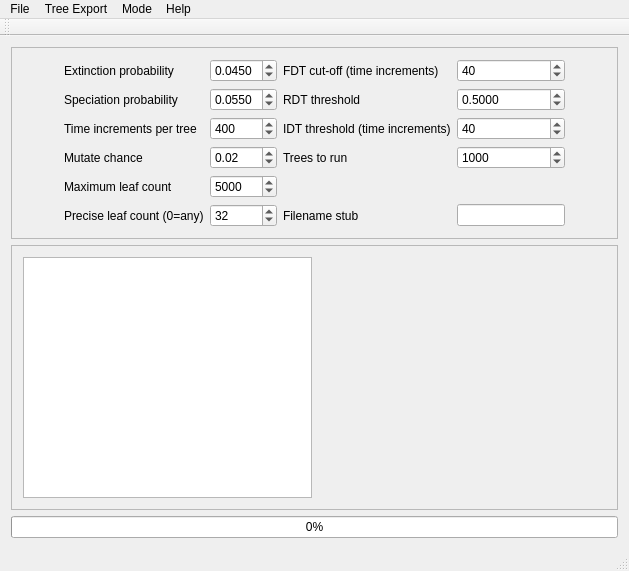
<?xml version="1.0" encoding="UTF-8"?>
<ui version="4.0">
 <class>MainWindow</class>
 <widget class="QMainWindow" name="MainWindow">
  <property name="geometry">
   <rect>
    <x>0</x>
    <y>0</y>
    <width>629</width>
    <height>571</height>
   </rect>
  </property>
  <property name="windowTitle">
   <string>MBL2017v2</string>
  </property>
  <widget class="QWidget" name="centralWidget">
   <layout class="QVBoxLayout" name="verticalLayout">
    <item>
     <widget class="QFrame" name="frame">
      <property name="frameShape">
       <enum>QFrame::StyledPanel</enum>
      </property>
      <property name="frameShadow">
       <enum>QFrame::Raised</enum>
      </property>
      <layout class="QGridLayout" name="gridLayout">
       <item row="0" column="1">
        <widget class="QLabel" name="label_2">
         <property name="text">
          <string>Extinction probability</string>
         </property>
        </widget>
       </item>
       <item row="0" column="5">
        <widget class="QLabel" name="label_9">
         <property name="text">
          <string>FDT cut-off (time increments)</string>
         </property>
        </widget>
       </item>
       <item row="1" column="1">
        <widget class="QLabel" name="label_3">
         <property name="text">
          <string>Speciation probability</string>
         </property>
        </widget>
       </item>
       <item row="1" column="5">
        <widget class="QLabel" name="label_4">
         <property name="text">
          <string>RDT threshold</string>
         </property>
        </widget>
       </item>
       <item row="2" column="5">
        <widget class="QLabel" name="label_5">
         <property name="text">
          <string>IDT threshold (time increments)</string>
         </property>
        </widget>
       </item>
       <item row="2" column="6">
        <widget class="QSpinBox" name="threshold_idt">
         <property name="minimum">
          <number>1</number>
         </property>
         <property name="maximum">
          <number>500</number>
         </property>
         <property name="value">
          <number>40</number>
         </property>
        </widget>
       </item>
       <item row="0" column="3">
        <widget class="QDoubleSpinBox" name="extinctchance">
         <property name="decimals">
          <number>4</number>
         </property>
         <property name="maximum">
          <double>1.000000000000000</double>
         </property>
         <property name="singleStep">
          <double>0.001000000000000</double>
         </property>
         <property name="value">
          <double>0.045000000000000</double>
         </property>
        </widget>
       </item>
       <item row="2" column="1">
        <widget class="QLabel" name="label_6">
         <property name="text">
          <string>Time increments per tree</string>
         </property>
        </widget>
       </item>
       <item row="2" column="3">
        <widget class="QSpinBox" name="time_increments">
         <property name="minimum">
          <number>1</number>
         </property>
         <property name="maximum">
          <number>10000</number>
         </property>
         <property name="value">
          <number>400</number>
         </property>
        </widget>
       </item>
       <item row="4" column="3">
        <widget class="QSpinBox" name="maxleaves">
         <property name="minimum">
          <number>1</number>
         </property>
         <property name="maximum">
          <number>1000000</number>
         </property>
         <property name="value">
          <number>5000</number>
         </property>
        </widget>
       </item>
       <item row="0" column="6">
        <widget class="QSpinBox" name="threshold_abs">
         <property name="minimum">
          <number>1</number>
         </property>
         <property name="maximum">
          <number>500</number>
         </property>
         <property name="value">
          <number>40</number>
         </property>
        </widget>
       </item>
       <item row="1" column="6">
        <widget class="QDoubleSpinBox" name="RDT_threshold">
         <property name="decimals">
          <number>4</number>
         </property>
         <property name="maximum">
          <double>1.000000000000000</double>
         </property>
         <property name="singleStep">
          <double>0.001000000000000</double>
         </property>
         <property name="value">
          <double>0.500000000000000</double>
         </property>
        </widget>
       </item>
       <item row="1" column="3">
        <widget class="QDoubleSpinBox" name="speciatechance">
         <property name="decimals">
          <number>4</number>
         </property>
         <property name="maximum">
          <double>1.000000000000000</double>
         </property>
         <property name="singleStep">
          <double>0.001000000000000</double>
         </property>
         <property name="value">
          <double>0.055000000000000</double>
         </property>
        </widget>
       </item>
       <item row="5" column="3">
        <widget class="QSpinBox" name="precise_leaf_count">
         <property name="minimum">
          <number>0</number>
         </property>
         <property name="maximum">
          <number>5000</number>
         </property>
         <property name="value">
          <number>32</number>
         </property>
        </widget>
       </item>
       <item row="4" column="1">
        <widget class="QLabel" name="label_8">
         <property name="text">
          <string>Maximum leaf count</string>
         </property>
        </widget>
       </item>
       <item row="5" column="1">
        <widget class="QLabel" name="label_11">
         <property name="text">
          <string>Precise leaf count (0=any)</string>
         </property>
        </widget>
       </item>
       <item row="3" column="1">
        <widget class="QLabel" name="label_10">
         <property name="text">
          <string>Mutate chance</string>
         </property>
        </widget>
       </item>
       <item row="3" column="3">
        <widget class="QDoubleSpinBox" name="mutatechance">
         <property name="maximum">
          <double>1.000000000000000</double>
         </property>
         <property name="singleStep">
          <double>0.010000000000000</double>
         </property>
         <property name="value">
          <double>0.020000000000000</double>
         </property>
        </widget>
       </item>
       <item row="5" column="5">
        <widget class="QLabel" name="label_13">
         <property name="text">
          <string>Filename stub</string>
         </property>
        </widget>
       </item>
       <item row="5" column="6">
        <widget class="QLineEdit" name="stub"/>
       </item>
       <item row="3" column="6">
        <widget class="QSpinBox" name="generations">
         <property name="minimum">
          <number>1</number>
         </property>
         <property name="maximum">
          <number>1000000</number>
         </property>
         <property name="value">
          <number>1000</number>
         </property>
        </widget>
       </item>
       <item row="3" column="5">
        <widget class="QLabel" name="label_7">
         <property name="text">
          <string>Trees to run</string>
         </property>
        </widget>
       </item>
       <item row="3" column="0">
        <spacer name="horizontalSpacer">
         <property name="orientation">
          <enum>Qt::Horizontal</enum>
         </property>
         <property name="sizeHint" stdset="0">
          <size>
           <width>40</width>
           <height>20</height>
          </size>
         </property>
        </spacer>
       </item>
       <item row="3" column="7">
        <spacer name="horizontalSpacer_2">
         <property name="orientation">
          <enum>Qt::Horizontal</enum>
         </property>
         <property name="sizeHint" stdset="0">
          <size>
           <width>40</width>
           <height>20</height>
          </size>
         </property>
        </spacer>
       </item>
      </layout>
     </widget>
    </item>
    <item>
     <widget class="QFrame" name="frame_2">
      <property name="frameShape">
       <enum>QFrame::StyledPanel</enum>
      </property>
      <property name="frameShadow">
       <enum>QFrame::Raised</enum>
      </property>
      <layout class="QHBoxLayout" name="horizontalLayout">
       <item>
        <widget class="QTextEdit" name="textEdit">
         <property name="sizePolicy">
          <sizepolicy hsizetype="Expanding" vsizetype="Expanding">
           <horstretch>0</horstretch>
           <verstretch>0</verstretch>
          </sizepolicy>
         </property>
        </widget>
       </item>
       <item>
        <widget class="QCustomPlot" name="widget" native="true">
         <property name="sizePolicy">
          <sizepolicy hsizetype="Expanding" vsizetype="Expanding">
           <horstretch>0</horstretch>
           <verstretch>0</verstretch>
          </sizepolicy>
         </property>
        </widget>
       </item>
      </layout>
     </widget>
    </item>
    <item>
     <widget class="QProgressBar" name="progressBar">
      <property name="value">
       <number>0</number>
      </property>
     </widget>
    </item>
   </layout>
  </widget>
  <widget class="QMenuBar" name="menuBar">
   <property name="geometry">
    <rect>
     <x>0</x>
     <y>0</y>
     <width>629</width>
     <height>22</height>
    </rect>
   </property>
   <widget class="QMenu" name="menuFile">
    <property name="title">
     <string>File</string>
    </property>
    <addaction name="actionStart"/>
    <addaction name="actionStop"/>
    <addaction name="separator"/>
    <addaction name="actionChart_to_PDF"/>
    <addaction name="separator"/>
    <addaction name="actionExit"/>
   </widget>
   <widget class="QMenu" name="menuTree_Export">
    <property name="title">
     <string>Tree Export</string>
    </property>
    <widget class="QMenu" name="menuExport_Format">
     <property name="title">
      <string>Tree Export Format</string>
     </property>
     <addaction name="actionNewick"/>
     <addaction name="actionPhyloXML"/>
     <addaction name="actionTNT_tre"/>
     <addaction name="actionTNT_MrBayes"/>
    </widget>
    <addaction name="actionExport_Trees"/>
    <addaction name="menuExport_Format"/>
    <addaction name="actionSet_Export_Folder_2"/>
   </widget>
   <widget class="QMenu" name="menuMoe">
    <property name="title">
     <string>Mode</string>
    </property>
    <widget class="QMenu" name="menuTable_Output">
     <property name="title">
      <string>Taxonomy schemes</string>
     </property>
     <addaction name="action_UseRDT"/>
     <addaction name="action_UseFDT"/>
     <addaction name="action_UseIDT"/>
     <addaction name="action_UseUnclassified"/>
    </widget>
    <addaction name="menuTable_Output"/>
    <addaction name="separator"/>
    <addaction name="actionThrow_away_trees_hitting_leaf_limit"/>
    <addaction name="actionContinue_until_correct_number_of_trees"/>
    <addaction name="separator"/>
    <addaction name="actionLogged"/>
    <addaction name="actionOutput_result_per_tree"/>
    <addaction name="actionOutputFrequencyTables"/>
    <addaction name="separator"/>
    <addaction name="actionOutput_Genus_Size_to_Tree_Size_Tables"/>
    <addaction name="actionCombine_Tables_into_File"/>
    <addaction name="actionOutput_max_genus_sizes_per_tree"/>
   </widget>
   <widget class="QMenu" name="menuHelp">
    <property name="title">
     <string>Help</string>
    </property>
    <addaction name="actionAbout"/>
   </widget>
   <addaction name="menuFile"/>
   <addaction name="menuTree_Export"/>
   <addaction name="menuMoe"/>
   <addaction name="menuHelp"/>
  </widget>
  <widget class="QToolBar" name="mainToolBar">
   <property name="toolButtonStyle">
    <enum>Qt::ToolButtonTextUnderIcon</enum>
   </property>
   <attribute name="toolBarArea">
    <enum>TopToolBarArea</enum>
   </attribute>
   <attribute name="toolBarBreak">
    <bool>false</bool>
   </attribute>
  </widget>
  <widget class="QStatusBar" name="statusBar"/>
  <action name="actionStart">
   <property name="text">
    <string>Start</string>
   </property>
  </action>
  <action name="actionExit">
   <property name="text">
    <string>Exit</string>
   </property>
  </action>
  <action name="actionStop">
   <property name="text">
    <string>Stop</string>
   </property>
  </action>
  <action name="actionNewick">
   <property name="checkable">
    <bool>true</bool>
   </property>
   <property name="checked">
    <bool>false</bool>
   </property>
   <property name="text">
    <string>Newick</string>
   </property>
  </action>
  <action name="actionPhyloXML">
   <property name="checkable">
    <bool>true</bool>
   </property>
   <property name="text">
    <string>PhyloXML</string>
   </property>
  </action>
  <action name="actionSet_Export_Folder_2">
   <property name="text">
    <string>Set Tree Export Folder</string>
   </property>
  </action>
  <action name="actionChart_to_PDF">
   <property name="text">
    <string>Chart to PDF</string>
   </property>
  </action>
  <action name="actionLogged">
   <property name="checkable">
    <bool>true</bool>
   </property>
   <property name="checked">
    <bool>true</bool>
   </property>
   <property name="text">
    <string>Log scale</string>
   </property>
  </action>
  <action name="actionThrow_away_trees_hitting_leaf_limit">
   <property name="checkable">
    <bool>true</bool>
   </property>
   <property name="text">
    <string>Ignore trees hitting leaf limit</string>
   </property>
  </action>
  <action name="actionOutput_result_per_tree">
   <property name="checkable">
    <bool>true</bool>
   </property>
   <property name="checked">
    <bool>true</bool>
   </property>
   <property name="text">
    <string>Output result per tree</string>
   </property>
  </action>
  <action name="actionContinue_until_correct_number_of_trees">
   <property name="checkable">
    <bool>true</bool>
   </property>
   <property name="checked">
    <bool>true</bool>
   </property>
   <property name="text">
    <string>Continue until correct number of trees</string>
   </property>
  </action>
  <action name="actionTNT_tre">
   <property name="checkable">
    <bool>true</bool>
   </property>
   <property name="text">
    <string>TNT .tre</string>
   </property>
  </action>
  <action name="action_UseRDT">
   <property name="checkable">
    <bool>true</bool>
   </property>
   <property name="checked">
    <bool>false</bool>
   </property>
   <property name="text">
    <string>RDT</string>
   </property>
  </action>
  <action name="action_UseFDT">
   <property name="checkable">
    <bool>true</bool>
   </property>
   <property name="checked">
    <bool>false</bool>
   </property>
   <property name="text">
    <string>FDT</string>
   </property>
  </action>
  <action name="action_UseIDT">
   <property name="checkable">
    <bool>true</bool>
   </property>
   <property name="checked">
    <bool>false</bool>
   </property>
   <property name="text">
    <string>IDT</string>
   </property>
  </action>
  <action name="actionOutputFrequencyTables">
   <property name="checkable">
    <bool>true</bool>
   </property>
   <property name="checked">
    <bool>true</bool>
   </property>
   <property name="text">
    <string>Output frequency tables</string>
   </property>
  </action>
  <action name="action_UseUnclassified">
   <property name="checkable">
    <bool>true</bool>
   </property>
   <property name="checked">
    <bool>true</bool>
   </property>
   <property name="text">
    <string>None (tree output only)</string>
   </property>
  </action>
  <action name="actionExport_Trees">
   <property name="checkable">
    <bool>true</bool>
   </property>
   <property name="checked">
    <bool>true</bool>
   </property>
   <property name="text">
    <string>Export Trees</string>
   </property>
  </action>
  <action name="actionOutput_Genus_Size_to_Tree_Size_Tables">
   <property name="checkable">
    <bool>true</bool>
   </property>
   <property name="text">
    <string>Output proportional genus size summary tables</string>
   </property>
  </action>
  <action name="actionAbout">
   <property name="text">
    <string>About...</string>
   </property>
  </action>
  <action name="actionCombine_Tables_into_File">
   <property name="checkable">
    <bool>true</bool>
   </property>
   <property name="text">
    <string>Combine tables into output file</string>
   </property>
  </action>
  <action name="actionOutput_max_genus_sizes_per_tree">
   <property name="checkable">
    <bool>true</bool>
   </property>
   <property name="text">
    <string>Output max genus sizes per tree to file</string>
   </property>
  </action>
  <action name="actionTNT_MrBayes">
   <property name="checkable">
    <bool>true</bool>
   </property>
   <property name="checked">
    <bool>true</bool>
   </property>
   <property name="text">
    <string>TNT/MrBayes</string>
   </property>
  </action>
 </widget>
 <layoutdefault spacing="6" margin="11"/>
 <customwidgets>
  <customwidget>
   <class>QCustomPlot</class>
   <extends>QWidget</extends>
   <header>qcustomplot.h</header>
   <container>1</container>
  </customwidget>
 </customwidgets>
 <resources/>
 <connections/>
</ui>
